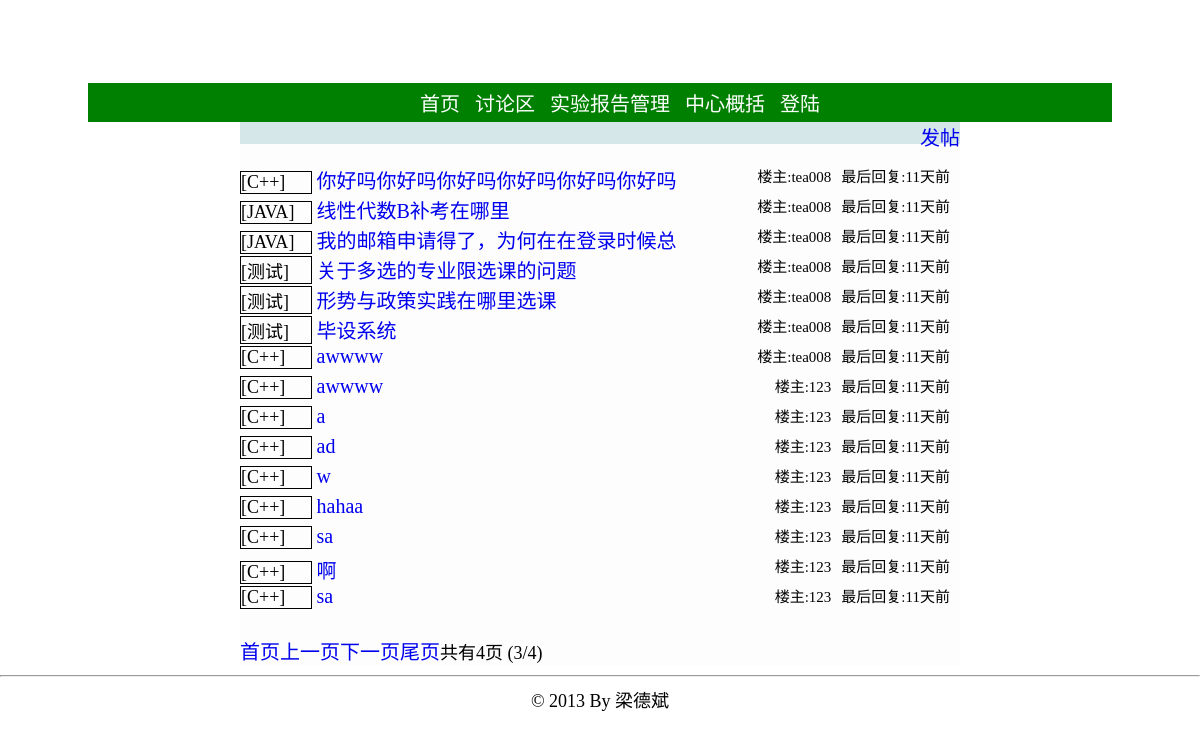
The app's page /bbs.php?page=3 with its own data.
### tables this page shows
CREATE TABLE `topic` (
  `post_id` int(11) NOT NULL AUTO_INCREMENT,
  `sort` varchar(4) DEFAULT NULL,
  `title` varchar(80) NOT NULL,
  `author` varchar(12) DEFAULT NULL,
  `body` varchar(1000) NOT NULL,
  `post_time` datetime DEFAULT NULL,
  `last_floor` int(11) DEFAULT NULL,
  `last_reply_time` datetime DEFAULT NULL,
  `visible` tinyint(4) DEFAULT NULL,
  `enable_post` tinyint(4) DEFAULT NULL,
  `top` tinyint(4) DEFAULT NULL,
  PRIMARY KEY (`post_id`)
);

CREATE TABLE `sort` (
  `id` int(11) NOT NULL AUTO_INCREMENT,
  `name` varchar(10) DEFAULT NULL,
  PRIMARY KEY (`id`)
);

### bbs.php (the view, shortened to what this page needs)
<!DOCTYPE html PUBLIC "-//W3C//DTD XHTML 1.0 Transitional//EN" "http://www.w3.org/TR/xhtml1/DTD/xhtml1-transitional.dtd">
<html>
<head>
<link rel="stylesheet" type="text/css" href="./static/css/global.css"></link>
</head>
<?php
include './config.php';
$now = date ( "Y-m-d G:i:s" );
?>
<div style="background-image:url(./static/image/topback.jpg);width:1024px;height:80px;margin-left: auto; margin-right: auto;"></div>
<div class="sep3"></div>
<div class="nav">
	<ul class="nav_mid" >
		<li><a href="./index.php" class="font_white">首页</a></li>
		<li><a href="./bbs.php" class="font_white">讨论区</a></li>
		<li><a href="./report.php" class="font_white">实验报告管理</a></li>
			<li><a href="./about_center.php" class="font_white">中心概括</a></li>
			<?php
			if (! isset ( $_SESSION ['user'] ) || NULL == $_SESSION ['user']) {
				echo "<li><a href='./login.php' class='font_white'>登陆</a></li>";
			} else {
				echo "<li><a href='./login.php?action=logout' class='font_white'>退出</a></li>";
			}
			?>
		</ul>
</div>
<div id='topMain'>
<?php
if (isset ( $_REQUEST ['topic'] )) {
	echo "<span style='height:30px;'>";
	echo "<a href=./bbs.php style=''>首页</a>";
	echo "</span>";
	$post_id = $_REQUEST ['topic'];
	$queryStr = sprintf ( "select  *  from topic,sort where post_id='%s' and topic.sort=sort.id", $post_id );
	$result = mysql_query ( $queryStr, $conn ) or die ( "查询失败:" . mysql_error () );
	if ($rel = mysql_fetch_array ( $result )) {
		echo "<span>>{$rel['name']}</span><br />";
		echo "<span class=post_title>{$rel['title']}</span>";
		echo "<br /><span style='font-size:16px;'>By {$rel['author']}</span>";
		echo "<span style='margin-left:50px;'>发表时间:{$rel['post_time']}<span>";
		echo '<hr />';
		echo '<div class=sep10></div>';
		echo '<pre style="width:720px;">';
		echo htmlspecialchars(stripslashes($rel ['body']));
		echo '</pre>';
		echo '<hr />';
		$page_size = 10;
		if (isset ( $_GET ['reply_page'] )) {
			$reply_page = intval ( $_GET ['reply_page'] );
		}
		else {
			$reply_page = 1;
		}
		$queryStr = sprintf ( "select  count(reply_id)  from reply where post_id='%s'", $post_id );
		$result2 = mysql_query ( $queryStr, $conn ) or die ( "查询失败:" . mysql_error () );
		$rel2 = mysql_fetch_array ( $result2 );
		$numrows = $rel2 [0];
		$reply_pages = intval ( $numrows / $page_size );
		if ($numrows % $page_size) {
			$reply_pages ++;
		}
		$prev = $reply_page - 1;
		$next = $reply_page + 1;
		$offset = $page_size * ($reply_page - 1);
		$queryStr = sprintf ( "select  *  from reply where post_id='%s'  order by floor asc limit %s,%s", $post_id, $offset, $page_size );
		$result3 = mysql_query ( $queryStr, $conn ) or die ( "查询失败:" . mysql_error () );
		if ($rel3 = mysql_fetch_array ( $result3 )) {
			do {
				echo '<div class=bg_color></div>';
				echo "<div class=author>";
				echo "<span >By {$rel3['author']}&nbsp&nbsp&nbsp&nbsp</span>";
				echo "<span >发表时间:{$rel3['reply_time']}&nbsp&nbsp&nbsp&nbsp<span>";
				echo "<span style='float:right;'>{$rel3['floor']}楼<span>";
				echo "</div>";
				echo "<pre>";
				echo htmlspecialchars(stripslashes($rel3['body']));
				echo "</pre>";
			} while ( $rel3 = mysql_fetch_array ( $result3 ) );
			echo '<br />';
			if ($reply_page > 1) {
				echo "<a href=./bbs.php?topic={$post_id}&reply_page=1>首页</a>";
				echo "<a href=./bbs.php?topic={$post_id}&reply_page={$prev}>上一页</a>";
			}
			if ($reply_page < $reply_pages) {
				echo "<a href=./bbs.php?topic={$post_id}&reply_page={$next}>下一页</a>";
				echo "<a href=./bbs.php?topic={$post_id}&reply_page={$reply_pages}>尾页</a>";
			}
			echo "共有{$reply_pages}页 ({$reply_page}/{$reply_pages})";
		} else {
		}
		echo '<div class=bg_color></div>';
		echo '<br />回复楼主<br />';
		echo "<form method='get' action='./bbs/post_deal.php'>";
		echo "<textarea name=reply_body cols=87 rows=5 style='width:720;height:80;'></textarea>";
		echo '<br />';
		echo "<input type=hidden name=action value=reply_post></input>";
		echo "<input type=hidden name=post_id value={$post_id}></input>";
		echo "<input class=button type=submit value=回帖></input>";
		echo '</form>';
	}
	else {
		echo '<br /><br />帖子不存在';
	}
}
else {
	echo "<span style='float:right;'><a href=./bbs/post.php?action=new_post>发帖</a></span>";
	echo "<div class=bg_color></div>";
	$page_size = 15;
	if (isset ( $_GET ['page'] )) {
		$page = intval ( $_GET ['page'] );
	}
	else {
		$page = 1;
	}
	$queryStr = sprintf ( "select  count(post_id)  from topic" );
	$result = mysql_query ( $queryStr, $conn ) or die ( "查询失败:" . mysql_error () );
	$rel = mysql_fetch_array ( $result );
	$numrows = $rel [0];
	$pages = intval ( $numrows / $page_size );
	if ($numrows % $page_size) {
		$pages ++;
	}
	$prev = $page - 1;
	$next = $page + 1;
	$offset = $page_size * ($page - 1);
	$queryStr = sprintf ( "select  post_id,sort,title,author,post_time,last_reply_time,last_floor,name  from topic,sort where visible='0' and topic.sort=sort.id  order by last_reply_time desc limit %s,%s", $offset, $page_size );
	$result = mysql_query ( $queryStr, $conn ) or die ( "查询失败:" . mysql_error () );
	if ($rel = mysql_fetch_array ( $result )) {
		echo '<br />';
		do {
			echo "<div class=bbs_topic_list>";
			echo "<span class=bbs_topic_list_sort >[{$rel['name']}]</span>";
			echo "<span class='title' >&nbsp<a href=./bbs.php?topic={$rel['post_id']}>";
			echo mb_substr($rel['title'], 0,18,'utf-8');
            echo "</a></span>";
			echo "<span style='float:right;font-size:15px;margin-right:10px'>最后回复:";
            $last_reply =  strtotime($now)-strtotime($rel['last_reply_time']) ;
            if ($last_reply<60)
            {
            	echo $last_reply;
            	echo '秒前';
            }
            else if ($last_reply<3600)
            {
            	echo floor($last_reply/60);
            	echo '分钟前';
            }
            else if ($last_reply<86400)
            {
            	echo floor($last_reply/3600);
            	echo '小时前';
            }
            else
           {
            	echo floor($last_reply/86400);
            	echo '天前';
            }
            echo "</span>";
			echo "<span style='float:right;font-size:15px;margin-right:10px'>楼主:{$rel['author']}</span>";
			echo '</div>';
		} while ( $rel = mysql_fetch_array ( $result ) );
	} else {
		echo '暂时还没有帖子';
	}
	echo '<br />';
	echo "<div style='height:30px;'>";
	if ($page > 1) {
		echo "<a href=./bbs.php?page=1>首页</a>";
		echo "<a href=./bbs.php?page={$prev}>上一页</a>";
	}
	if ($page < $pages) {
		echo "<a href=./bbs.php?page={$next}>下一页</a>";
		echo "<a href=./bbs.php?page={$pages}>尾页</a>";
	}
	echo "共有{$pages}页 ({$page}/{$pages})";
	echo "</div>";
}
?>
</div>
<div style="clear: both; text-align: center;">
	<hr />
	© 2013 By 梁德斌
</div>
</html>

### static/css/global.css (style rules this page uses)
#topMain { width: 720px; height: 40px; text-align: left; margin-left: auto; margin-right: auto; margin-bottom: 0px; margin-top: 0px; height:auto; background-color:rgb(253,253,253); }
a { text-decoration:none; }
.sep3 { height: 3px; }
a { font-size:20px; }
.bg_color { height:22px; background-color:rgb(213, 231, 233); }
.nav { margin-left: auto; margin-right: auto; width: 1024px; text-align: center; background-color:green; }
ul { font-size:20px; list-style:none; }
ul.nav_mid { padding-top:5px; padding-bottom:5px; margin:0px; }
.nav_mid li { display:inline; height:inherit; margin:5px; }
.bbs_topic_list { min-height:30px; border-top:1px; border-bottom:1px; }
.bbs_topic_list_sort { display:inline-block; width:70px; border:1px; border-style:solid; }
.font_white { color:white; }

### records on screen
topic: sort.name "C++", title "你好吗你好吗你好吗你好吗你好吗你好吗", floor($last_reply/86400) "11", author "tea008"
topic: sort.name "JAVA", title "线性代数B补考在哪里", floor($last_reply/86400) "11", author "tea008"
topic: sort.name "JAVA", title "我的邮箱申请得了，为何在在登录时候总", floor($last_reply/86400) "11", author "tea008"
topic: sort.name "测试", title "关于多选的专业限选课的问题", floor($last_reply/86400) "11", author "tea008"
topic: sort.name "测试", title "形势与政策实践在哪里选课", floor($last_reply/86400) "11", author "tea008"
topic: sort.name "测试", title "毕设系统", floor($last_reply/86400) "11", author "tea008"
topic: sort.name "C++", title "awwww", floor($last_reply/86400) "11", author "tea008"
topic: sort.name "C++", title "awwww", floor($last_reply/86400) "11", author "123"
topic: sort.name "C++", title "a", floor($last_reply/86400) "11", author "123"
topic: sort.name "C++", title "ad", floor($last_reply/86400) "11", author "123"
topic: sort.name "C++", title "w", floor($last_reply/86400) "11", author "123"
topic: sort.name "C++", title "hahaa", floor($last_reply/86400) "11", author "123"
topic: sort.name "C++", title "sa", floor($last_reply/86400) "11", author "123"
topic: sort.name "C++", title "啊", floor($last_reply/86400) "11", author "123"
topic: sort.name "C++", title "sa", floor($last_reply/86400) "11", author "123"

### other values on screen
$pages "4"
$page "3"
